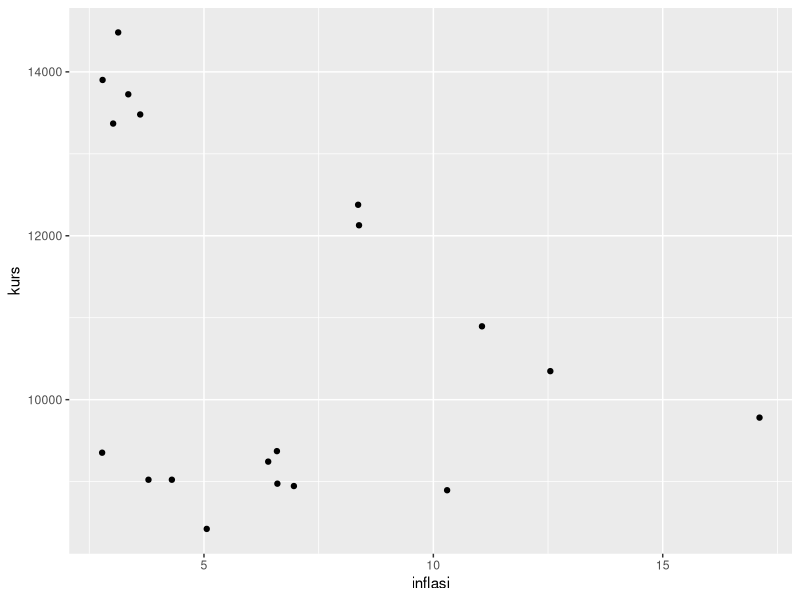

This figure's R source:
## ---- chunk 1
#| warning: false
#| echo: true
library(tidyverse)
library(readxl)
library(writexl)
## ---- chunk 2
#import dataset
library(readxl)
dat<-read_excel('regresisafa.xlsx')
head(dat)

ggplot(data=dat,aes(x=inflasi,y=kurs)) +
  geom_point()
## ---- chunk 3
#import dataset
library(readxl)
dat<-read_excel('regresisafa.xlsx')
head(dat)
## ---- chunk 4
reg1<-lm(kurs~inflasi,data=dat)
summary(reg1)
## ---- chunk 5
library(readxl)
dat<-read_excel("regresisafa.xlsx")
reg<-lm(kurs~inflasi,data=dat)
summary(reg)
